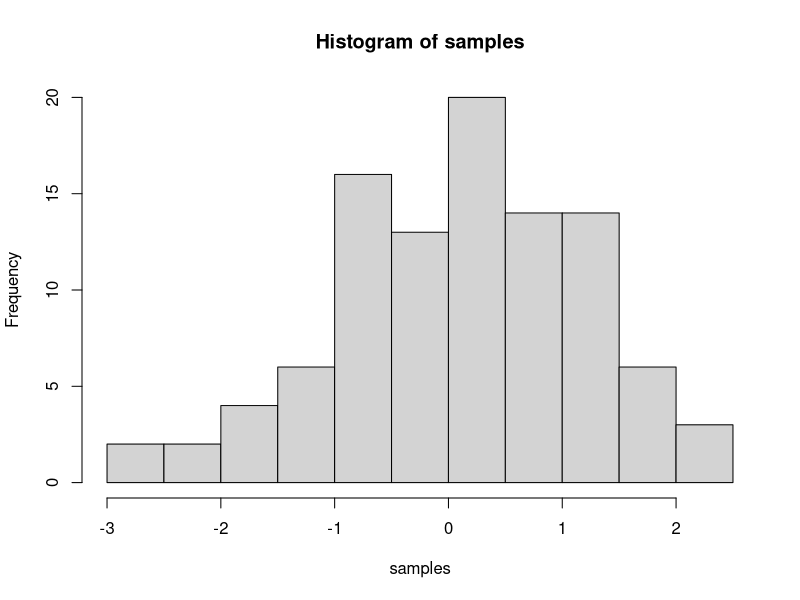

Generate this figure with R:
## ---- chunk 1
knitr::opts_chunk$set(message=FALSE,warning=FALSE, cache=TRUE)
## ---- chunk 2
samples <- rnorm(100, mean=0, sd=1)
hist(samples)
